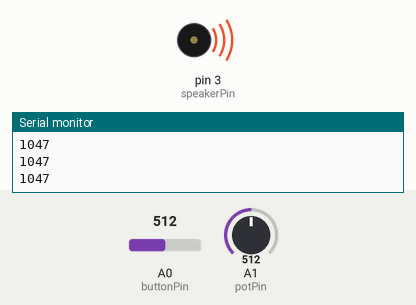
Bench run of a sketch on a simulated Arduino Uno, built with avr-gcc and run on an emulated ATmega328P. Shown: buzzer (waves = sounding), the last lines printed to the serial monitor. The test bench sets the inputs (shaded band); at power-on: A0 (buttonPin) = 512, A1 (potPin) = 512.

Above: at 1.2 s.
1.3 s: A0 (buttonPin) set to 208
At 2.3 s:
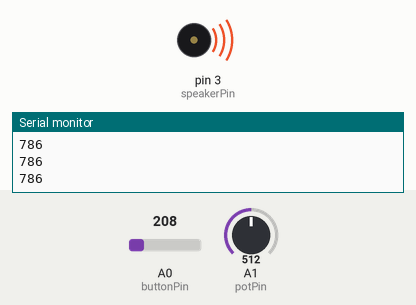
2.8 s: A0 (buttonPin) set to 181
At 4.1 s:
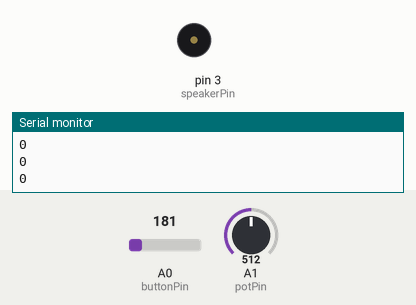
5.8 s: A0 (buttonPin) set to 210
At 6.7 s:
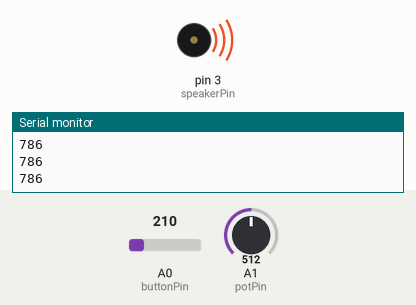
7.3 s: A0 (buttonPin) set to 190
At 8.0 s:
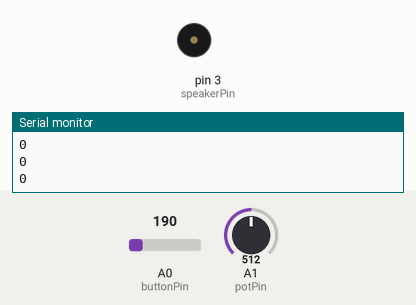
Timing chart, 0 to 9.8 s (numbered marks = the images above; inputs shaded):
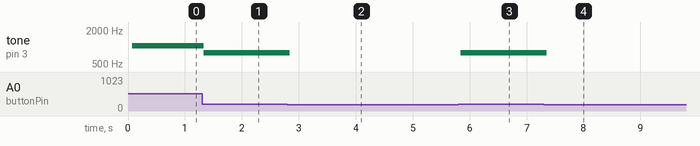

Measured:
- the behaviour switches between 200 and 199 on A0 (buttonPin) (found by bisection; images 1 and 2)
- after the input at 1.3 s, tone on pin 3 (speakerPin): 1047 Hz → 786 Hz at once
- after the input at 2.8 s, tone on pin 3 (speakerPin): 786 Hz → silent at once
- after the input at 5.8 s, tone on pin 3 (speakerPin): silent → 786 Hz after 0.05 s
- after the input at 7.3 s, tone on pin 3 (speakerPin): 786 Hz → silent after 0.05 s

The sketch:

musikkInstr_v2.0.ino
```cpp
#include <SPI.h>
#include <MFRC522.h>

#define SS_PIN 10
#define RST_PIN 9
MFRC522 mfrc522(SS_PIN, RST_PIN);

boolean successRead;
byte readCard[4];
byte lastReadCard[4];

const int buttonPin = A0; // Resistor ladder
const int potPin = A1;    // Pitch shifter
const int speakerPin = 3;

byte studentCard[] = {206, 98, 229, 199};
byte rfidTag[] = {129, 27, 229, 43};

void setup()
{
	Serial.begin(9600);
	pinMode(speakerPin, OUTPUT);
	SPI.begin();
	mfrc522.PCD_Init();
}

void loop()
{
	successRead = getID();
	if (successRead) {
		printID(readCard);
		for (int i = 0; i < 4; i++) {
			lastReadCard[i] = readCard[i];
		}
	}

	int reading = analogRead(buttonPin);
	int potRead = analogRead(potPin);
	int pitch = getPitch(reading);
	int shiftedPitch = shiftPitch(pitch, potRead);
	Serial.println(shiftedPitch);
	if (pitch == 0) {
		noTone(speakerPin);
	}
	else {
		tone(speakerPin, shiftedPitch);
	}
	delay(100);
  /* add main program code here */

}

boolean getID() {
	for (int i = 0; i < 4; i++) {  //
		readCard[i] = 0;
	};
	// Getting ready for Reading PICCs
	if (!mfrc522.PICC_IsNewCardPresent()) { //If a new PICC placed to RFID reader continue
		return false;
	}
	if (!mfrc522.PICC_ReadCardSerial()) { //Since a PICC placed get Serial and continue
		return false;
	}
	for (int i = 0; i < 4; i++) {  //
		readCard[i] = mfrc522.uid.uidByte[i];
	}
	mfrc522.PICC_HaltA(); // Stop reading
	return true;
}

void printID(byte a[]) {
	for (int i = 0; i < 4; i++) {
		Serial.print(a[i]);
		Serial.print(" ");
	}
	Serial.println();
}

int getPitch(int reading) {
	int tones[] = { 0, 262, 294, 330, 349, 392, 440, 493, 523, 587 };
	// tones = {0, C4, D4, E4, F4, G4, A4, B4, C5, D5}

	if (reading < 200) {
		return tones[0];
	}
	else if (reading < 260) {
		return tones[1]; // C4
	}
	else if (reading < 342) {
		return tones[2]; // D4
	}
	else if (reading < 470) {
		return tones[3]; // E4
	}
	else if (reading < 515) {
		return tones[4]; // F4
	}
	else if (reading < 590) {
		return tones[5]; // G4
	}
	else if (reading < 620) {
		return tones[6]; // A4
	}
	else if (reading < 990) {
		return tones[7]; // B4
	}
	else if (reading < 1010) {
		return tones[8]; // C5
	}
	else if (reading >= 1010) {
		return tones[9]; // D5
	}
	else {
		return 0;
	}
}

int shiftPitch(int pitch, int potVal) {
	int shiftedPitch = pitch + pitch * (5 * potVal / 1024);
		if (readCardMatches(studentCard)) {
			shiftedPitch = shiftedPitch / 2;
		}
	return shiftedPitch;
}

boolean readCardMatches(byte a[]) {
	for (int i = 0; i < 4; i++) {
		if (a[i] != lastReadCard[i]) {
			return false;
		}
	}
	return true;
}
```
